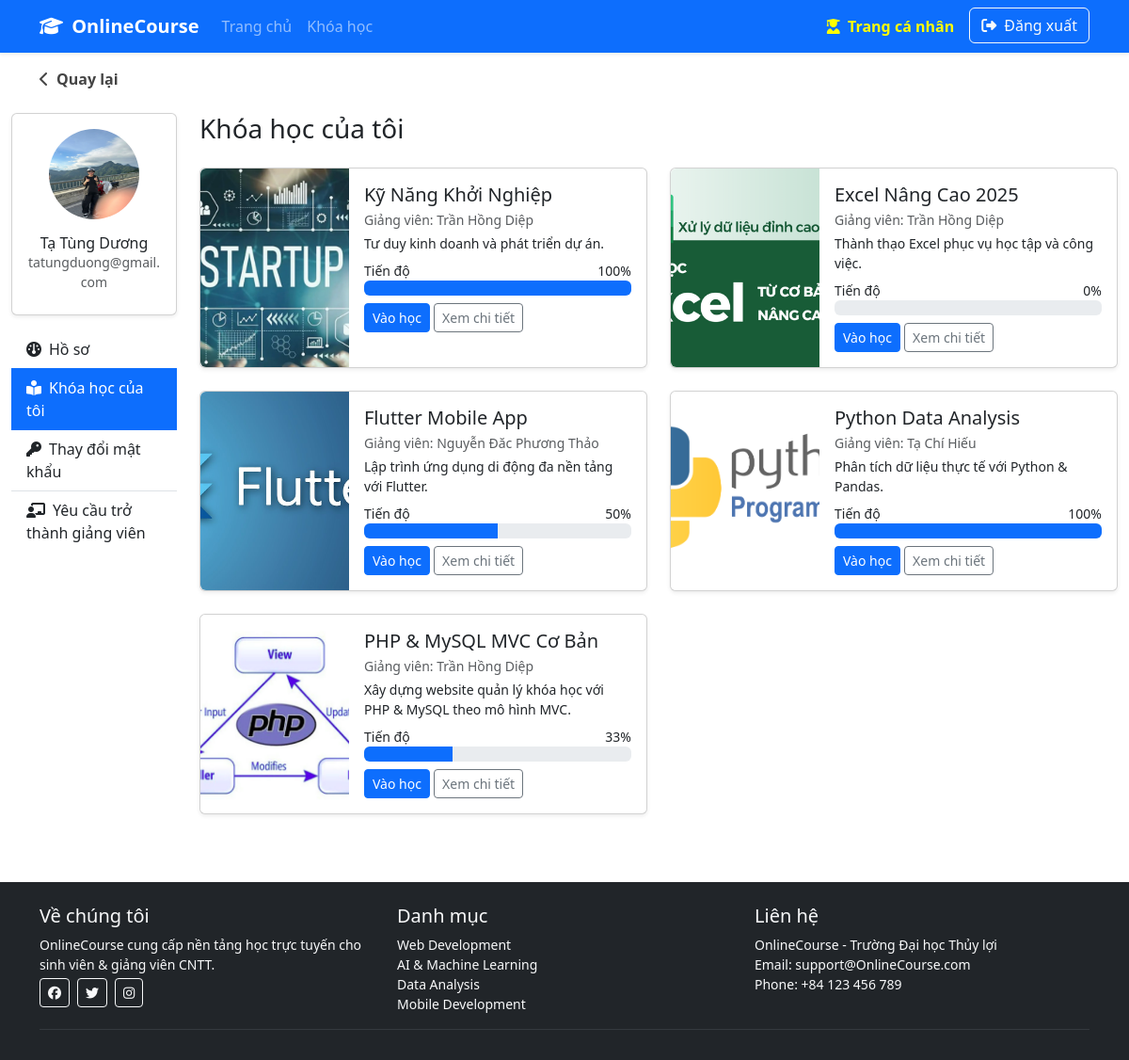
The page /index.php?controller=student&action=myCourses (signed in) on the database its author committed.
### tables this page shows
CREATE TABLE `enrollments` (
  `id` int(11) NOT NULL,
  `course_id` int(11) NOT NULL,
  `student_id` int(11) NOT NULL,
  `enrolled_date` datetime DEFAULT current_timestamp(),
  `status` varchar(50) DEFAULT 'active',
  `progress` int(11) DEFAULT 0
);

CREATE TABLE `courses` (
  `id` int(11) NOT NULL,
  `title` varchar(255) NOT NULL,
  `description` text DEFAULT NULL,
  `instructor_id` int(11) NOT NULL,
  `category_id` int(11) NOT NULL,
  `price` decimal(10,2) DEFAULT 0.00,
  `duration_weeks` int(11) DEFAULT 1,
  `level` varchar(50) DEFAULT NULL,
  `image` varchar(255) DEFAULT NULL,
  `created_at` datetime DEFAULT current_timestamp(),
  `updated_at` datetime DEFAULT current_timestamp() ON UPDATE current_timestamp(),
  `approved` tinyint(1) DEFAULT 0
);

CREATE TABLE `users` (
  `id` int(11) NOT NULL,
  `username` varchar(255) NOT NULL,
  `email` varchar(255) NOT NULL,
  `password` varchar(255) NOT NULL,
  `fullname` varchar(255) DEFAULT NULL,
  `role` int(11) NOT NULL DEFAULT 0,
  `created_at` datetime DEFAULT current_timestamp(),
  `avatar` varchar(255) DEFAULT NULL,
  `is_active` tinyint(1) NOT NULL DEFAULT 1
);

### controllers/BaseController.php (called while the page is built, shortened)
<?php
abstract class BaseController {
    protected function render($view, $data = []) {
        extract($data);
        include __DIR__ . '/../views/layouts/header.php';
        include __DIR__ . '/../views/' . $view . '.php';
        include __DIR__ . '/../views/layouts/footer.php';
    }
}

### controllers/StudentController.php (called while the page is built, shortened)
<?php
require_once 'BaseController.php';
class StudentController extends BaseController {
    private $enrollModel;
    public function __construct() {
        require_once __DIR__ . '/../models/Enrollment.php';
        $this->enrollModel = new Enrollment();
    }
    public function myCourses() {
        $studentId = $_SESSION['user']['id'];
        $myCourses = $this->enrollModel->getMyCourses($studentId);
        $this->render('student/my_courses', [
            'myCourses'   => $myCourses,
            'currentUser' => $_SESSION['user']
        ]);
    }
}

### config/Database.php (called while the page is built, shortened)
<?php
class Database {
    private $host = "127.0.0.1";
    private $dbname = "onlinecourse";
    private $username = "root";
    private $password = "";
    public function connect() {
        $this->conn = null;
        try {
            $this->conn = new PDO(
                "mysql:host=".$this->host.";dbname=".$this->dbname.";charset=utf8mb4",
                $this->username,
                $this->password
            );
            $this->conn->setAttribute(PDO::ATTR_ERRMODE, PDO::ERRMODE_EXCEPTION);
        } catch(PDOException $e) {
            die("Kết nối thất bại: " . $e->getMessage());
        }
        return $this->conn;
    }
    public static function getConnection() {
        $db = new Database();
        return $db->connect();
    }
}

### models/Enrollment.php (called while the page is built, shortened)
<?php
require_once __DIR__ . '/../config/Database.php';
class Enrollment {
    private $pdo;
    public function __construct() {
        $this->pdo = Database::getConnection();
    }
    public function getMyCourses($studentId) {
        $sql = "SELECT
                    c.id,
                    c.title,
                    c.image,
                    c.description AS short_description,
                    u.fullname AS instructor_name,
                    e.progress
                FROM enrollments e
                INNER JOIN courses c ON e.course_id = c.id
                LEFT JOIN users u ON c.instructor_id = u.id
                WHERE e.student_id = ?
                ORDER BY e.id DESC";
        $stmt = $this->pdo->prepare($sql);
        $stmt->execute([$studentId]);
        return $stmt->fetchAll(PDO::FETCH_ASSOC);
    }
}

### views/student/my_courses.php (the view)
<?php include __DIR__ . '/../layouts/student_sidebar.php'; ?>
<h3 class="mb-4">Khóa học của tôi</h3>
<?php if (empty($myCourses)): ?>
    <div class="alert alert-info">Bạn chưa đăng ký khóa học nào.</div>
<?php else: ?>
    <div class="row g-4">
        <?php foreach ($myCourses as $course): ?>
            <div class="col-md-6">
                <div class="card shadow-sm h-100">
                    <div class="row g-0 h-100">
                        <div class="col-md-4">
                            <img src="assets/uploads/courses/<?= htmlspecialchars($course['image']) ?>"
                                 class="img-fluid rounded-start h-100 w-100 object-fit-cover"
                                 alt="<?= htmlspecialchars($course['title']) ?>">
                        </div>
                        <div class="col-md-8">
                            <div class="card-body d-flex flex-column">
                                <h5 class="card-title mb-1"><?= htmlspecialchars($course['title']) ?></h5>
                                <p class="small text-muted mb-1">
                                    Giảng viên: <?= htmlspecialchars($course['instructor_name'] ?? '') ?>
                                </p>
                                <p class="small mb-2"><?= htmlspecialchars($course['short_description'] ?? '') ?></p>
                                <div class="mb-2">
                                    <div class="d-flex justify-content-between small">
                                        <span>Tiến độ</span>
                                        <span><?= $course['progress'] ?? 0 ?>%</span>
                                    </div>
                                    <div class="progress">
                                        <div class="progress-bar" role="progressbar"
                                             style="width: <?= $course['progress'] ?? 0 ?>%"></div>
                                    </div>
                                </div>
                                <div class="mt-auto">
                                    <a href="index.php?controller=student&action=courseProgress&course_id=<?= $course['id'] ?>"
                                       class="btn btn-primary btn-sm">Vào học</a>
                                    <a href="index.php?controller=course&action=detail&id=<?= $course['id'] ?>"
                                       class="btn btn-outline-secondary btn-sm">Xem chi tiết</a>
                                </div>
                            </div>
                        </div>
                    </div>
                </div>
            </div>
        <?php endforeach; ?>
    </div>
<?php endif; ?>
</section></div></div>

### rows shown on the page
enrollments: course.image (picture), course.title "Kỹ Năng Khởi Nghiệp", users.fullname "Trần Hồng Diệp", course.description "Tư duy kinh doanh và phát triển dự án.", progress "100"
enrollments: course.image (picture), course.title "Excel Nâng Cao 2025", users.fullname "Trần Hồng Diệp", course.description "Thành thạo Excel phục vụ học tập và công việc.", progress "0"
enrollments: course.image (picture), course.title "Flutter Mobile App", users.fullname "Nguyễn Đăc Phương Thảo", course.description "Lập trình ứng dụng di động đa nền tảng với Flutter.", progress "50"
enrollments: course.image (picture), course.title "Python Data Analysis", users.fullname "Tạ Chí Hiếu", course.description "Phân tích dữ liệu thực tế với Python & Pandas.", progress "100"
enrollments: course.image (picture), course.title "PHP & MySQL MVC Cơ Bản", users.fullname "Trần Hồng Diệp", course.description "Xây dựng website quản lý khóa học với PHP & MySQL theo mô hình MVC.", progress "33"

### other values the page prints
$currentUser['fullname'] "Tạ Tùng Dương"
$currentUser['email'] "tatungduong@gmail.com"
